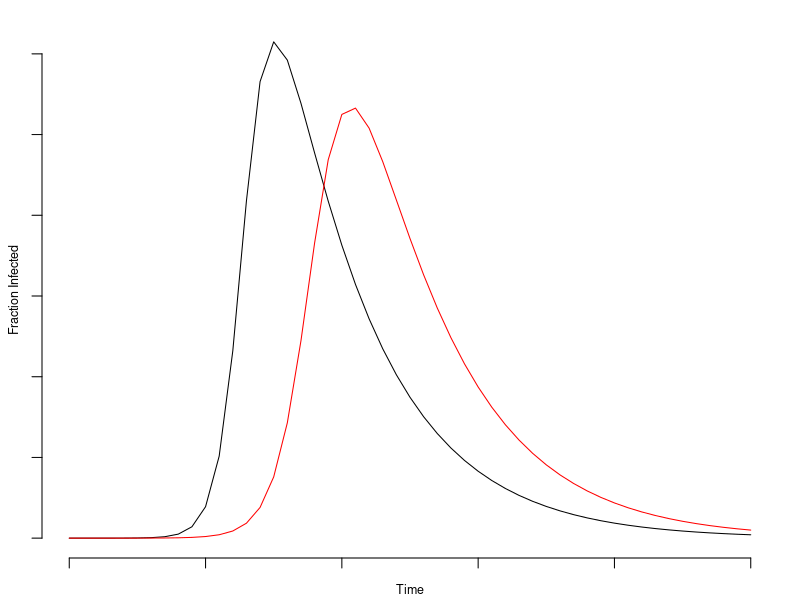
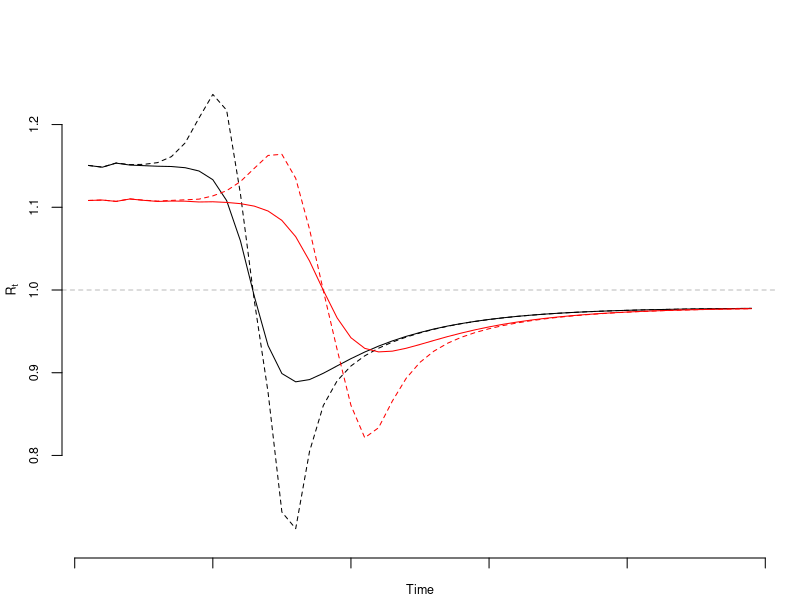
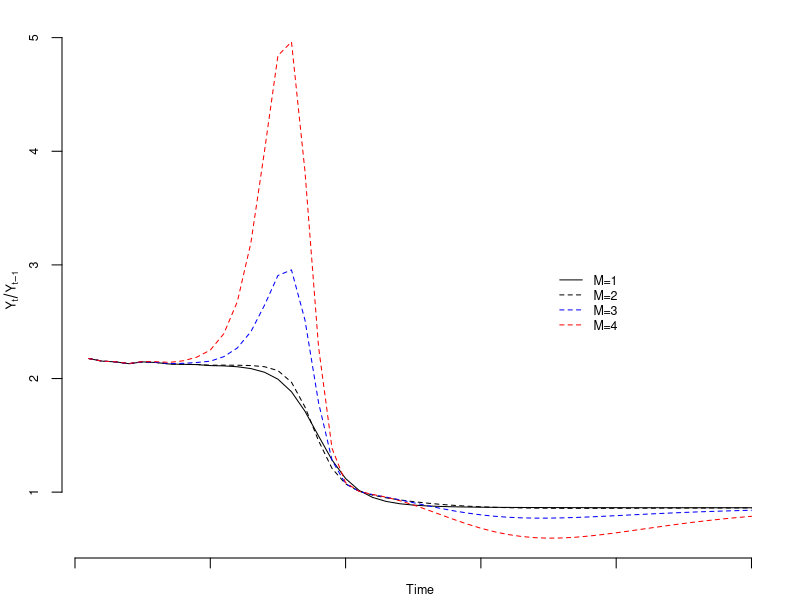
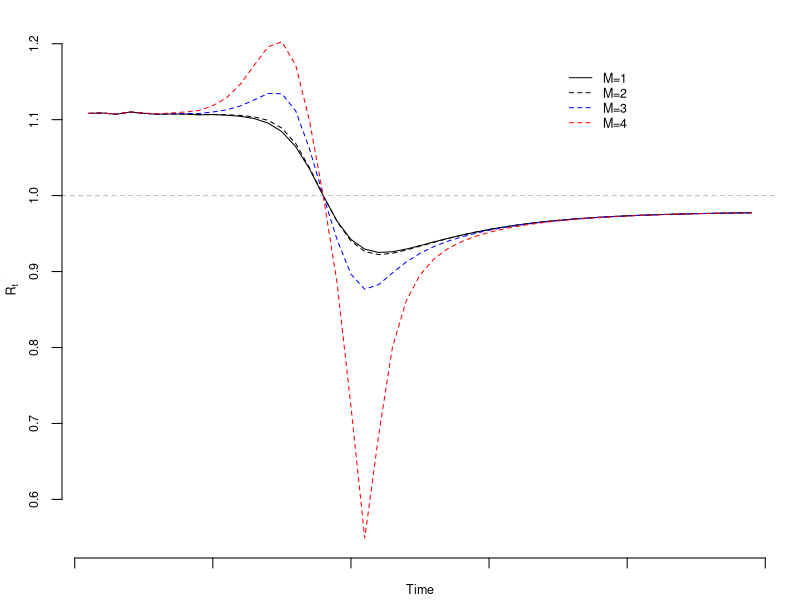

Source code (R) for these figures, in order:
## Potential bias due to self-selection and measurement error 
## from a deterministic SIR mode

## Load deSolve package
library(deSolve)

## Create an SIR function
sir <- function(time, state, parameters) {
  
  with(as.list(c(state, parameters)), {
    
    dS <- -beta * S * I
    dI <-  beta * S * I - gamma * I
    dR <-                 gamma * I
    
    return(list(c(dS, dI, dR)))
  })
}

### Set parameters
## Proportion in each compartment: Susceptible 0.999999, Infected 0.000001, Recovered 0
init       <- c(S = 1-1e-6, I = 1e-6, R = 0.0)
## beta: infection parameter; gamma: recovery parameter
# parameters <- c(beta = 1.4247, gamma = 0.14286)
parameters1 <- c(beta = 1.2, gamma = 0.15)
parameters2 <- c(beta = 0.9, gamma = 0.15)
## Time frame
times      <- seq(0, 50, by = 1)

## Solve using ode (General Solver for Ordinary Differential Equations)
out1 <- ode(y = init, times = times, func = sir, parms = parameters1)
out2 <- ode(y = init, times = times, func = sir, parms = parameters2)
## change to data frame
out1 <- as.data.frame(out1)
out2 <- as.data.frame(out2)
## Delete time variable
out1$time <- NULL
out2$time <- NULL
## Show data
png(filename = "../figs/sir.png",
    width = 6.5, height = 4, units = "in", res = 1200, pointsize = 12)
par(mar = c(2,2,1,1)+0.1)
plot(times, out1$I, type = "l", axes = FALSE, bty = "n")
lines(times, out2$I, col = "red")
axis(side = 1, labels = FALSE)
axis(side = 2, labels = FALSE)
mtext("Fraction Infected", side = 2, line = 1, cex = 0.75)
mtext("Time", side = 1, line = 1, cex = 0.75)
dev.off()

## Setup for bias plots
f = 0.02
M = 4 
days = 1:365
FP = 0.024; FN = 0.30
bary1_new = -diff(out1$S)
bary1_all = out1$I
bary2_new = -diff(out2$S)
bary2_all = out2$I

bias_fn <- function(M, bary, f, FP = 0.01, FN = 0.15) {
  const = (bary*M + (1-bary))
  f0 = f/const
  f1 = M*f0
  Delta = f1 - f0
  D_M1 = 1 - Delta * bary/(1-bary) * (FP*(1-bary) + FN * bary)/ (f0 * (1-bary) + f1 * bary)
  D_M2 = 1/(1-FP-FN)
  D_M = D_M1 * D_M2
  rho = Delta*sqrt(bary*(1-bary))/sqrt(f*(1-f))
  error = rho*sqrt((1-f)/f) * sqrt(1-bary)/sqrt(bary)*D_M
  lag_error = error[1:(length(error)-1)]
  cur_error = error[2:(length(error))]
  
  lin_term = cur_error - lag_error
  quad_term = lag_error^2 - cur_error*lag_error
  
  cur_bary = bary[2:length(error)]
  lag_bary = bary[1:(length(error)-1)]
  
  bias = (lin_term+quad_term) * cur_bary/lag_bary
  
  Rt = 1+log(cur_bary/lag_bary)/7
  logbias = log(1+lin_term+quad_term)/7
  
  return(list("r"=cur_bary/lag_bary, "bias" = bias,
              "Rt"=Rt, "logbias"=logbias))
}

bias1_all = bias_fn(M, bary1_all, f)
bias1_new = bias_fn(M, bary1_new, f)
bias2_all = bias_fn(M, bary2_all, f)
bias2_new = bias_fn(M, bary2_new, f)

## Ratio Comparison: Use New for Fraction of New Cases
ymax = max(bias1_new$Rt+bias1_new$logbias, bias1_new$Rt, bias2_new$Rt+bias2_new$logbias, bias2_new$Rt, na.rm = TRUE)
ymin = min(bias1_new$Rt+bias1_new$logbias, bias1_new$Rt, bias2_new$Rt+bias2_new$logbias, bias2_new$Rt, na.rm = TRUE)
png(filename = "../figs/sir_rt_comparison.png",
    width = 6.5, height = 4, units = "in", res = 1200, pointsize = 12)
par(mar = c(2,3,1,1)+0.1)
plot(bias1_new$Rt, type = "l", ylim = c(0.7, 1.3), axes = FALSE, bty = "n", xlab = "", ylab = "")
lines(bias1_new$Rt + bias1_new$logbias, lty = 2)
abline(h = 1.0, col = "grey", lty = 2)
lines(bias2_new$Rt, lty = 1, col = "red")
lines(bias2_new$Rt+bias2_new$logbias, lty = 2, col = "red")
axis(side =1, labels = FALSE)
axis(side =2, cex.axis = 0.75, at = seq(0.8,1.2,0.1))
mtext(expression(R[t]), side =2, line = 2, cex = 0.75)
mtext("Time", side = 1, line = 1, cex = 0.75)
dev.off()

## Same curve, just different M value
M1 = 2; M2 = 3; M3 = 4
bias1 = bias_fn(M1, bary2_all, f, FP, FN)
bias2 = bias_fn(M2, bary2_all, f, FP, FN)
bias3 = bias_fn(M3, bary2_all, f, FP, FN)

## Ratio for different M: Use All for Prevalence
ymax = max(bias3$r+bias3$bias)
ymin = min(bias3$r+bias3$bias)
png(filename = "../figs/sir_ratio.png",
    width = 6.5, height = 4, units = "in", res = 1200, pointsize = 12)
par(mar = c(2,3,1,1)+0.1)
plot(bias1$r, type = "l", ylim = c(ymin, ymax), axes = FALSE, bty = "n", xlab = "", ylab = "")
lines(bias1$r+bias1$bias, lty = 2)
lines(bias2$r+bias2$bias, col = "blue", lty = 2)
lines(bias3$r+bias3$bias, col = "red", lty = 2)
axis(side =1, labels = FALSE)
axis(side =2, cex.axis = 0.75)
mtext(expression(Y[t]/Y[t-1]), side =2, line = 2, cex = 0.75)
mtext("Time", side = 1, line = 1, cex = 0.75)
legend(35, 3.0, legend = c("M=1", "M=2", "M=3", "M=4"), lty = c(1,2,2,2), col = c("black", "black", "blue", "red"), cex = 0.75, bty = "n")
dev.off()

## Recompute bias for new only
bias1 = bias_fn(M1, bary2_new, f, FP, FN)
bias2 = bias_fn(M2, bary2_new, f, FP, FN)
bias3 = bias_fn(M3, bary2_new, f, FP, FN)


ymax = max(bias3$Rt+bias3$logbias)
ymin = min(bias3$Rt+bias3$logbias)
png(filename = "../figs/sir_rt.png",
    width = 6.5, height = 4, units = "in", res = 1200, pointsize = 12)
par(mar = c(2,3,1,1)+0.1)
plot(bias1$Rt, type = "l", ylim = c(ymin, ymax), axes = FALSE, bty = "n")
lines(bias1$Rt + bias1$logbias, lty = 2)
abline(h = 1.0, col = "grey", lty = 2)
lines(bias2$Rt+bias2$logbias, lty = 2, col = "blue")
lines(bias3$Rt+bias3$logbias, lty = 2, col = "red")
axis(side =1, labels = FALSE)
axis(side =2, cex.axis = 0.75)
mtext(expression(R[t]), side =2, line = 2, cex = 0.75)
mtext("Time", side = 1, line = 1, cex = 0.75)
legend(35, 1.175, legend = c("M=1", "M=2", "M=3", "M=4"), lty = c(1,2,2,2), col = c("black", "black", "blue", "red"), cex = 0.75, bty = "n")
dev.off()
